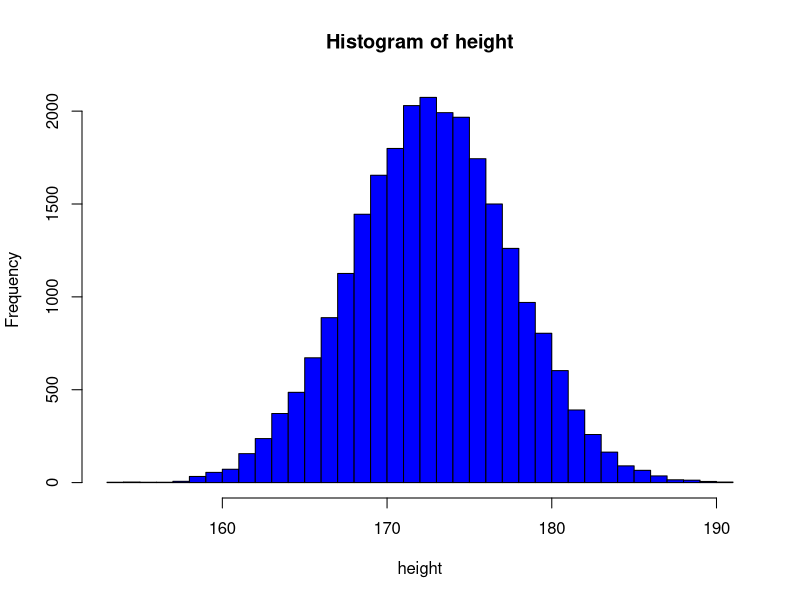
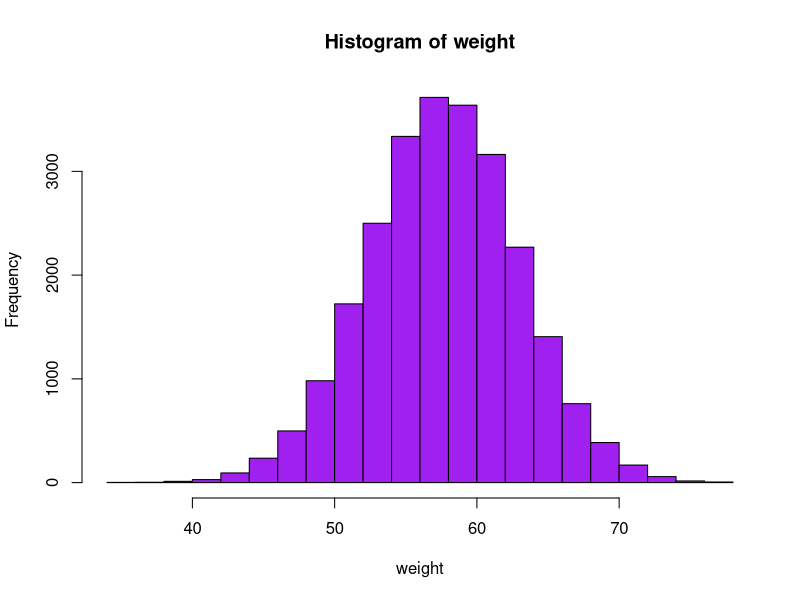
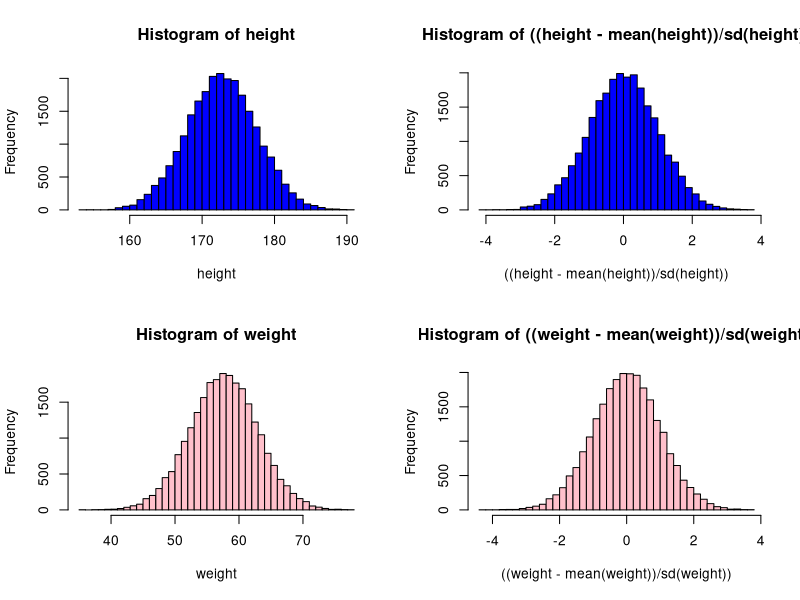
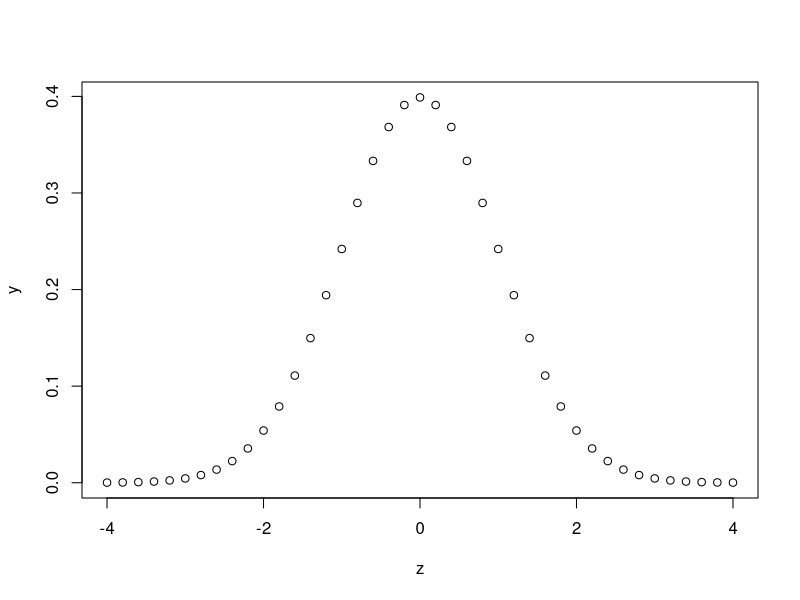

R code for these plots, in order:
#Gaussian distribution with the dataset of height & weight of basketball players from the given file SOCR_height_weight_data.txt

data = read.table("SOCR_height_weight_data.txt", header = TRUE)
print(names(data))
height = data$Height.Inches*2.54
weight = data$Weight.Pounds*0.45359
#height[1:10]
#weight[1:10]
hist(height,breaks = 30, col = "blue")
hist(weight, breaks = 30, col = "purple")

#plotting 4 graphs in a same screen (canvas)
par(mfrow = c(2,2)) #This command will split the screen into 2*2
hist(height,breaks = 40, col = "blue")
hist(((height - mean(height))/sd(height)), breaks = 40 , col = "blue")  #(x-mu)/sigma (normalised height)
hist(weight,breaks = 40, col = "pink")
hist(((weight - mean(weight))/sd(weight)), breaks = 40 , col = "pink")  #(x-mu)/sigma (normalised height)

par(mfrow = c(1,1))
z = seq(-4,4,0.2)
y = dnorm(z) #density of gaussian for a given z value it gives a density value
plot(z,y)
dnorm(2.5)
pnorm(0)
pnorm(1)-pnorm(-1)
pnorm(3) - pnorm(-3)
pnorm(3.75)


x = c(7.5,8.0,7.8,6.7,6.2,8.8,9.4,8.1,5.7,8.4)
mu = 8
sigma = 1.5
Z = (mean(x) - mu)/(sigma/sqrt(length(x)))
Z
p = pnorm(Z)  #this is the statistical probability
p



n = 10
sigma = 1.5
mu = 8
x = rnorm(n,mu,sigma)
z = (mean(x) - mu)/(sigma/sqrt(n))
z
p = 1-pnorm(z)
p
